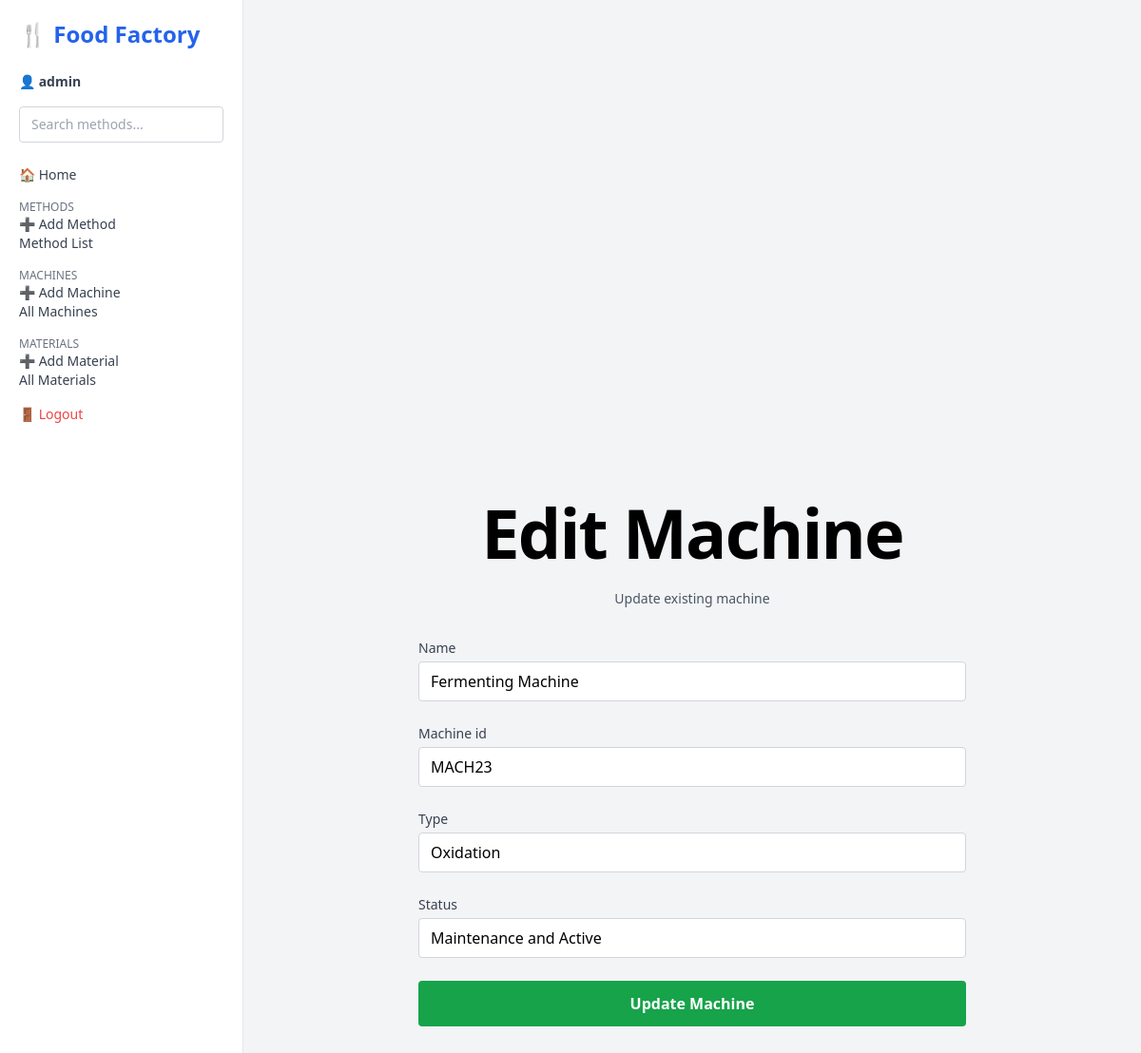
Page /machines/2/edit/ (signed in) on the committed database.
### factory_app/models.py (models this page shows, shortened)
class Machine(models.Model):
    name = models.CharField(max_length=100)
    machine_id = models.CharField(max_length=50)
    type = models.CharField(max_length=50)
    status = models.CharField(max_length=50)

### factory_app/views.py (the view)
# urls.py: path('machines/<int:pk>/edit/', views.MachineUpdateView.as_view(), name='machine-edit'),
class MachineUpdateView(LoginRequiredMixin, UpdateView):
    model = Machine
    fields = ['name', 'machine_id', 'type', 'status']
    template_name = 'machine/addMachine.html'
    success_url = reverse_lazy('machine-list')

### factory_app/templates/machine/addMachine.html (shortened to what this page needs)
{% extends 'base.html' %}
{% load widget_tweaks %}
{% block content %}
<div class="flex justify-center items-center min-h-screen bg-gray-100 px-4">
  <div class="w-full max-w-xl animate-fade-in-up">
    <div class="mb-8 text-center">
      <h2 class="text-6xl md:text-7xl font-extrabold mb-6 leading-tight tracking-tight">
        {% if view.object.pk %}Edit Machine {% else %} Add Machine {% endif %}
      </h2>
      <p class="text-sm text-gray-600">
        {{ view.object.pk|yesno:"Update existing machine,Register a new machine in the system." }}
      </p>
    </div>
    <form method="post" class="space-y-6">
      {% for field in form %}
        <div>
          <label for="{{ field.id_for_label }}" class="block text-sm font-medium text-gray-700 mb-1">
            {{ field.label }}
          </label>
          {{ field|add_class:"w-full px-3 py-2 border border-gray-300 rounded focus:outline-none focus:ring-2 focus:ring-blue-500 focus:border-transparent" }}
        </div>
      {% endfor %}
      <button type="submit"
        class="w-full py-3 px-6 rounded font-semibold text-white bg-green-600 hover:bg-green-700 transition-all">
        {% if view.object.pk %} Update Machine {% else %} Save Machine {% endif %}
      </button>
    </form>
  </div>
</div>
{% endblock %}

### factory_app/templates/base.html (shortened to what this page needs)
<!DOCTYPE html>
<html lang="en">
  <head>
    <script src="https://cdn.tailwindcss.com"></script>
  </head>
  <body class="bg-gray-100">
    <div class="flex flex-col md:flex-row h-screen">
      <aside id="sidebar" class="md:block hidden w-full md:w-64 bg-white border-r border-gray-200 p-5">
        <h2 class="text-2xl font-bold text-blue-600 mb-6 hidden md:block">🍴 Food Factory</h2>
        {% if user.is_authenticated %}
        <div class="mb-4 text-sm text-gray-700">
          👤 <span class="font-semibold">{{ user.username }}</span>
        </div>
        {% endif %}
        <form method="GET" action="{% url 'method-list' %}" class="mb-6">
          <input
            type="text"
            name="search"
            placeholder="Search methods..."
            class="w-full px-3 py-2 border border-gray-300 rounded text-sm focus:outline-none focus:ring-2 focus:ring-blue-500"
          />
        </form>
        <nav class="space-y-4 text-gray-700 text-sm">
          <a href="{% url 'dashboard' %}" class="block hover:text-blue-500">🏠 Home</a>
          <div class="mt-4">
            <p class="text-gray-500 uppercase text-xs">Methods</p>
            <a href="{% url 'add-method' %}" class="block hover:text-blue-500">➕ Add Method</a>
            <a href="{% url 'method-list' %}" class="block hover:text-blue-500">Method List</a>
          </div>
          <div class="mt-4">
            <p class="text-gray-500 uppercase text-xs">Machines</p>
            <a href="{% url 'machine-add' %}" class="block hover:text-blue-500">➕ Add Machine</a>
            <a href="{% url 'machine-list' %}" class="block hover:text-blue-500">All Machines</a>
          </div>
          <div class="mt-4">
            <p class="text-gray-500 uppercase text-xs">Materials</p>
            <a href="{% url 'material-add' %}" class="block hover:text-blue-500">➕ Add Material</a>
            <a href="{% url 'material-list' %}" class="block hover:text-blue-500">All Materials</a>
          </div>
          <form method="post" action="{% url 'logout' %}" class="mt-10">
            <button class="text-red-500 hover:text-red-700">🚪 Logout</button>
          </form>
        </nav>
      </aside>
      <main class="flex-1 p-6 overflow-y-auto">{% block content %} {% endblock %}</main>
    </div>
  </body>
</html>

### factory_app/templates/machine/addMachine.html (style rules this page uses)
.animate-fade-in-up { animation: fadeInUp 0.6s ease-in-out; }

### factory_app/templates/base.html (style rules this page uses)
.animate-fade-in-up { animation: fade-in 1s ease-out, slide-up 1s ease-out; }

### rows in the picture
Machine: object.pk "Update existing machine", form "Fermenting Machine" "MACH23" "Oxidation" "Maintenance and Active"

### other values in the picture
{{ user.username }} "admin"
{{ field.label }} "Name" "Machine id" "Type" "Status"
